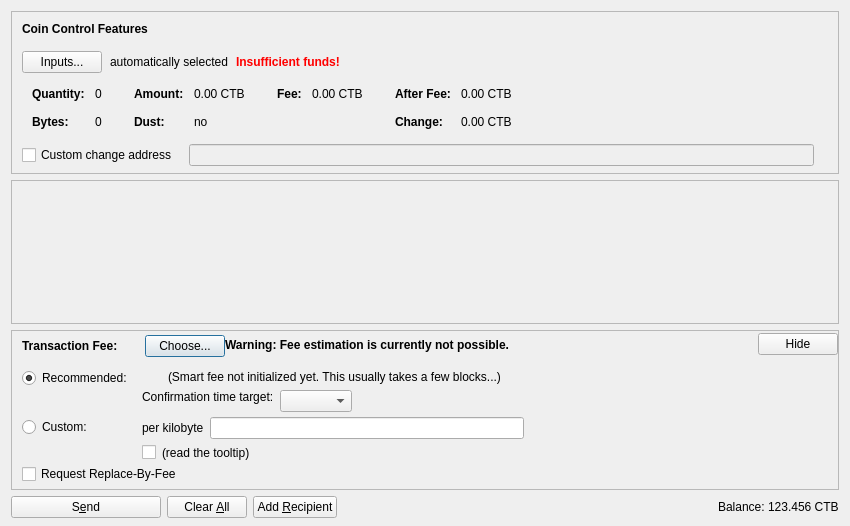
<?xml version="1.0" encoding="UTF-8"?>
<ui version="4.0">
 <class>SendCoinsDialog</class>
 <widget class="QDialog" name="SendCoinsDialog">
  <property name="geometry">
   <rect>
    <x>0</x>
    <y>0</y>
    <width>850</width>
    <height>526</height>
   </rect>
  </property>
  <property name="windowTitle">
   <string>Send Coins</string>
  </property>
  <layout class="QVBoxLayout" name="verticalLayout" stretch="0,1,0,0">
   <property name="bottomMargin">
    <number>8</number>
   </property>
   <item>
    <widget class="QFrame" name="frameCoinControl">
     <property name="sizePolicy">
      <sizepolicy hsizetype="Expanding" vsizetype="Expanding">
       <horstretch>0</horstretch>
       <verstretch>0</verstretch>
      </sizepolicy>
     </property>
     <property name="maximumSize">
      <size>
       <width>16777215</width>
       <height>16777215</height>
      </size>
     </property>
     <property name="frameShape">
      <enum>QFrame::StyledPanel</enum>
     </property>
     <property name="frameShadow">
      <enum>QFrame::Sunken</enum>
     </property>
     <layout class="QVBoxLayout" name="verticalLayoutCoinControl2">
      <property name="spacing">
       <number>0</number>
      </property>
      <property name="leftMargin">
       <number>0</number>
      </property>
      <property name="topMargin">
       <number>0</number>
      </property>
      <property name="rightMargin">
       <number>0</number>
      </property>
      <property name="bottomMargin">
       <number>6</number>
      </property>
      <item>
       <layout class="QVBoxLayout" name="verticalLayoutCoinControl" stretch="0,0,0,0,1">
        <property name="spacing">
         <number>0</number>
        </property>
        <property name="leftMargin">
         <number>10</number>
        </property>
        <property name="topMargin">
         <number>10</number>
        </property>
        <item>
         <layout class="QHBoxLayout" name="horizontalLayoutCoinControl1">
          <property name="bottomMargin">
           <number>15</number>
          </property>
          <item>
           <widget class="QLabel" name="labelCoinControlFeatures">
            <property name="sizePolicy">
             <sizepolicy hsizetype="Preferred" vsizetype="Maximum">
              <horstretch>0</horstretch>
              <verstretch>0</verstretch>
             </sizepolicy>
            </property>
            <property name="font">
             <font>
              <weight>75</weight>
              <bold>true</bold>
             </font>
            </property>
            <property name="styleSheet">
             <string notr="true">font-weight:bold;</string>
            </property>
            <property name="text">
             <string>Coin Control Features</string>
            </property>
           </widget>
          </item>
         </layout>
        </item>
        <item>
         <layout class="QHBoxLayout" name="horizontalLayoutCoinControl2" stretch="0,0,0,0">
          <property name="spacing">
           <number>8</number>
          </property>
          <property name="bottomMargin">
           <number>10</number>
          </property>
          <item>
           <widget class="QPushButton" name="pushButtonCoinControl">
            <property name="styleSheet">
             <string notr="true"/>
            </property>
            <property name="text">
             <string>Inputs...</string>
            </property>
            <property name="autoDefault">
             <bool>false</bool>
            </property>
           </widget>
          </item>
          <item>
           <widget class="QLabel" name="labelCoinControlAutomaticallySelected">
            <property name="text">
             <string>automatically selected</string>
            </property>
            <property name="margin">
             <number>5</number>
            </property>
           </widget>
          </item>
          <item>
           <widget class="QLabel" name="labelCoinControlInsuffFunds">
            <property name="font">
             <font>
              <weight>75</weight>
              <bold>true</bold>
             </font>
            </property>
            <property name="styleSheet">
             <string notr="true">color:red;font-weight:bold;</string>
            </property>
            <property name="text">
             <string>Insufficient funds!</string>
            </property>
            <property name="margin">
             <number>5</number>
            </property>
           </widget>
          </item>
          <item>
           <spacer name="horizontalSpacerCoinControl">
            <property name="orientation">
             <enum>Qt::Horizontal</enum>
            </property>
            <property name="sizeHint" stdset="0">
             <size>
              <width>40</width>
              <height>1</height>
             </size>
            </property>
           </spacer>
          </item>
         </layout>
        </item>
        <item>
         <widget class="QWidget" name="widgetCoinControl" native="true">
          <property name="sizePolicy">
           <sizepolicy hsizetype="Preferred" vsizetype="Preferred">
            <horstretch>0</horstretch>
            <verstretch>0</verstretch>
           </sizepolicy>
          </property>
          <property name="minimumSize">
           <size>
            <width>0</width>
            <height>0</height>
           </size>
          </property>
          <property name="styleSheet">
           <string notr="true"/>
          </property>
          <layout class="QHBoxLayout" name="horizontalLayoutCoinControl5">
           <property name="leftMargin">
            <number>0</number>
           </property>
           <property name="topMargin">
            <number>0</number>
           </property>
           <property name="rightMargin">
            <number>0</number>
           </property>
           <property name="bottomMargin">
            <number>0</number>
           </property>
           <item>
            <layout class="QHBoxLayout" name="horizontalLayoutCoinControl3" stretch="0,0,0,1">
             <property name="spacing">
              <number>20</number>
             </property>
             <property name="topMargin">
              <number>0</number>
             </property>
             <property name="bottomMargin">
              <number>10</number>
             </property>
             <item>
              <layout class="QFormLayout" name="formLayoutCoinControl1">
               <property name="horizontalSpacing">
                <number>10</number>
               </property>
               <property name="verticalSpacing">
                <number>14</number>
               </property>
               <property name="leftMargin">
                <number>10</number>
               </property>
               <property name="topMargin">
                <number>4</number>
               </property>
               <property name="rightMargin">
                <number>6</number>
               </property>
               <item row="0" column="0">
                <widget class="QLabel" name="labelCoinControlQuantityText">
                 <property name="font">
                  <font>
                   <weight>75</weight>
                   <bold>true</bold>
                  </font>
                 </property>
                 <property name="text">
                  <string>Quantity:</string>
                 </property>
                 <property name="margin">
                  <number>0</number>
                 </property>
                </widget>
               </item>
               <item row="0" column="1">
                <widget class="QLabel" name="labelCoinControlQuantity">
                 <property name="cursor">
                  <cursorShape>IBeamCursor</cursorShape>
                 </property>
                 <property name="contextMenuPolicy">
                  <enum>Qt::ActionsContextMenu</enum>
                 </property>
                 <property name="text">
                  <string notr="true">0</string>
                 </property>
                 <property name="margin">
                  <number>0</number>
                 </property>
                 <property name="textInteractionFlags">
                  <set>Qt::LinksAccessibleByMouse|Qt::TextSelectableByKeyboard|Qt::TextSelectableByMouse</set>
                 </property>
                </widget>
               </item>
               <item row="1" column="0">
                <widget class="QLabel" name="labelCoinControlBytesText">
                 <property name="font">
                  <font>
                   <weight>75</weight>
                   <bold>true</bold>
                  </font>
                 </property>
                 <property name="text">
                  <string>Bytes:</string>
                 </property>
                </widget>
               </item>
               <item row="1" column="1">
                <widget class="QLabel" name="labelCoinControlBytes">
                 <property name="cursor">
                  <cursorShape>IBeamCursor</cursorShape>
                 </property>
                 <property name="contextMenuPolicy">
                  <enum>Qt::ActionsContextMenu</enum>
                 </property>
                 <property name="text">
                  <string notr="true">0</string>
                 </property>
                 <property name="textInteractionFlags">
                  <set>Qt::LinksAccessibleByMouse|Qt::TextSelectableByKeyboard|Qt::TextSelectableByMouse</set>
                 </property>
                </widget>
               </item>
              </layout>
             </item>
             <item>
              <layout class="QFormLayout" name="formLayoutCoinControl2">
               <property name="horizontalSpacing">
                <number>10</number>
               </property>
               <property name="verticalSpacing">
                <number>14</number>
               </property>
               <property name="leftMargin">
                <number>6</number>
               </property>
               <property name="topMargin">
                <number>4</number>
               </property>
               <property name="rightMargin">
                <number>6</number>
               </property>
               <item row="0" column="0">
                <widget class="QLabel" name="labelCoinControlAmountText">
                 <property name="font">
                  <font>
                   <weight>75</weight>
                   <bold>true</bold>
                  </font>
                 </property>
                 <property name="text">
                  <string>Amount:</string>
                 </property>
                 <property name="margin">
                  <number>0</number>
                 </property>
                </widget>
               </item>
               <item row="0" column="1">
                <widget class="QLabel" name="labelCoinControlAmount">
                 <property name="cursor">
                  <cursorShape>IBeamCursor</cursorShape>
                 </property>
                 <property name="contextMenuPolicy">
                  <enum>Qt::ActionsContextMenu</enum>
                 </property>
                 <property name="text">
                  <string notr="true">0.00 CTB</string>
                 </property>
                 <property name="textInteractionFlags">
                  <set>Qt::LinksAccessibleByMouse|Qt::TextSelectableByKeyboard|Qt::TextSelectableByMouse</set>
                 </property>
                </widget>
               </item>
               <item row="1" column="0">
                <widget class="QLabel" name="labelCoinControlLowOutputText">
                 <property name="font">
                  <font>
                   <weight>75</weight>
                   <bold>true</bold>
                  </font>
                 </property>
                 <property name="text">
                  <string>Dust:</string>
                 </property>
                </widget>
               </item>
               <item row="1" column="1">
                <widget class="QLabel" name="labelCoinControlLowOutput">
                 <property name="cursor">
                  <cursorShape>IBeamCursor</cursorShape>
                 </property>
                 <property name="contextMenuPolicy">
                  <enum>Qt::ActionsContextMenu</enum>
                 </property>
                 <property name="text">
                  <string notr="true">no</string>
                 </property>
                 <property name="textInteractionFlags">
                  <set>Qt::LinksAccessibleByMouse|Qt::TextSelectableByKeyboard|Qt::TextSelectableByMouse</set>
                 </property>
                </widget>
               </item>
              </layout>
             </item>
             <item>
              <layout class="QFormLayout" name="formLayoutCoinControl3">
               <property name="horizontalSpacing">
                <number>10</number>
               </property>
               <property name="verticalSpacing">
                <number>14</number>
               </property>
               <property name="leftMargin">
                <number>6</number>
               </property>
               <property name="topMargin">
                <number>4</number>
               </property>
               <property name="rightMargin">
                <number>6</number>
               </property>
               <item row="0" column="0">
                <widget class="QLabel" name="labelCoinControlFeeText">
                 <property name="font">
                  <font>
                   <weight>75</weight>
                   <bold>true</bold>
                  </font>
                 </property>
                 <property name="text">
                  <string>Fee:</string>
                 </property>
                 <property name="margin">
                  <number>0</number>
                 </property>
                </widget>
               </item>
               <item row="0" column="1">
                <widget class="QLabel" name="labelCoinControlFee">
                 <property name="cursor">
                  <cursorShape>IBeamCursor</cursorShape>
                 </property>
                 <property name="contextMenuPolicy">
                  <enum>Qt::ActionsContextMenu</enum>
                 </property>
                 <property name="text">
                  <string notr="true">0.00 CTB</string>
                 </property>
                 <property name="textInteractionFlags">
                  <set>Qt::LinksAccessibleByMouse|Qt::TextSelectableByKeyboard|Qt::TextSelectableByMouse</set>
                 </property>
                </widget>
               </item>
              </layout>
             </item>
             <item>
              <layout class="QFormLayout" name="formLayoutCoinControl4">
               <property name="horizontalSpacing">
                <number>10</number>
               </property>
               <property name="verticalSpacing">
                <number>14</number>
               </property>
               <property name="leftMargin">
                <number>6</number>
               </property>
               <property name="topMargin">
                <number>4</number>
               </property>
               <property name="rightMargin">
                <number>6</number>
               </property>
               <item row="0" column="0">
                <widget class="QLabel" name="labelCoinControlAfterFeeText">
                 <property name="font">
                  <font>
                   <weight>75</weight>
                   <bold>true</bold>
                  </font>
                 </property>
                 <property name="text">
                  <string>After Fee:</string>
                 </property>
                 <property name="margin">
                  <number>0</number>
                 </property>
                </widget>
               </item>
               <item row="0" column="1">
                <widget class="QLabel" name="labelCoinControlAfterFee">
                 <property name="cursor">
                  <cursorShape>IBeamCursor</cursorShape>
                 </property>
                 <property name="contextMenuPolicy">
                  <enum>Qt::ActionsContextMenu</enum>
                 </property>
                 <property name="text">
                  <string notr="true">0.00 CTB</string>
                 </property>
                 <property name="textInteractionFlags">
                  <set>Qt::LinksAccessibleByMouse|Qt::TextSelectableByKeyboard|Qt::TextSelectableByMouse</set>
                 </property>
                </widget>
               </item>
               <item row="1" column="0">
                <widget class="QLabel" name="labelCoinControlChangeText">
                 <property name="font">
                  <font>
                   <weight>75</weight>
                   <bold>true</bold>
                  </font>
                 </property>
                 <property name="text">
                  <string>Change:</string>
                 </property>
                </widget>
               </item>
               <item row="1" column="1">
                <widget class="QLabel" name="labelCoinControlChange">
                 <property name="cursor">
                  <cursorShape>IBeamCursor</cursorShape>
                 </property>
                 <property name="contextMenuPolicy">
                  <enum>Qt::ActionsContextMenu</enum>
                 </property>
                 <property name="text">
                  <string notr="true">0.00 CTB</string>
                 </property>
                 <property name="textInteractionFlags">
                  <set>Qt::LinksAccessibleByMouse|Qt::TextSelectableByKeyboard|Qt::TextSelectableByMouse</set>
                 </property>
                </widget>
               </item>
              </layout>
             </item>
            </layout>
           </item>
          </layout>
         </widget>
        </item>
        <item>
         <layout class="QHBoxLayout" name="horizontalLayoutCoinControl4" stretch="0,0,0">
          <property name="spacing">
           <number>12</number>
          </property>
          <property name="sizeConstraint">
           <enum>QLayout::SetDefaultConstraint</enum>
          </property>
          <property name="topMargin">
           <number>5</number>
          </property>
          <property name="rightMargin">
           <number>5</number>
          </property>
          <item>
           <widget class="QCheckBox" name="checkBoxCoinControlChange">
            <property name="toolTip">
             <string>If this is activated, but the change address is empty or invalid, change will be sent to a newly generated address.</string>
            </property>
            <property name="text">
             <string>Custom change address</string>
            </property>
           </widget>
          </item>
          <item>
           <widget class="QValidatedLineEdit" name="lineEditCoinControlChange">
            <property name="enabled">
             <bool>false</bool>
            </property>
            <property name="sizePolicy">
             <sizepolicy hsizetype="Expanding" vsizetype="Fixed">
              <horstretch>0</horstretch>
              <verstretch>0</verstretch>
             </sizepolicy>
            </property>
           </widget>
          </item>
          <item>
           <widget class="QLabel" name="labelCoinControlChangeLabel">
            <property name="sizePolicy">
             <sizepolicy hsizetype="Preferred" vsizetype="Expanding">
              <horstretch>0</horstretch>
              <verstretch>0</verstretch>
             </sizepolicy>
            </property>
            <property name="minimumSize">
             <size>
              <width>0</width>
              <height>0</height>
             </size>
            </property>
            <property name="text">
             <string/>
            </property>
            <property name="margin">
             <number>3</number>
            </property>
           </widget>
          </item>
         </layout>
        </item>
        <item>
         <spacer name="verticalSpacerCoinControl">
          <property name="orientation">
           <enum>Qt::Vertical</enum>
          </property>
          <property name="sizeHint" stdset="0">
           <size>
            <width>800</width>
            <height>1</height>
           </size>
          </property>
         </spacer>
        </item>
       </layout>
      </item>
     </layout>
    </widget>
   </item>
   <item>
    <widget class="QScrollArea" name="scrollArea">
     <property name="widgetResizable">
      <bool>true</bool>
     </property>
     <widget class="QWidget" name="scrollAreaWidgetContents">
      <property name="geometry">
       <rect>
        <x>0</x>
        <y>0</y>
        <width>830</width>
        <height>104</height>
       </rect>
      </property>
      <layout class="QVBoxLayout" name="verticalLayout_2" stretch="0,1">
       <property name="leftMargin">
        <number>0</number>
       </property>
       <property name="topMargin">
        <number>0</number>
       </property>
       <property name="rightMargin">
        <number>0</number>
       </property>
       <property name="bottomMargin">
        <number>0</number>
       </property>
       <item>
        <layout class="QVBoxLayout" name="entries">
         <property name="spacing">
          <number>6</number>
         </property>
        </layout>
       </item>
       <item>
        <spacer name="verticalSpacer">
         <property name="orientation">
          <enum>Qt::Vertical</enum>
         </property>
         <property name="sizeHint" stdset="0">
          <size>
           <width>20</width>
           <height>40</height>
          </size>
         </property>
        </spacer>
       </item>
      </layout>
     </widget>
    </widget>
   </item>
   <item>
    <widget class="QFrame" name="frameFee">
     <property name="sizePolicy">
      <sizepolicy hsizetype="Expanding" vsizetype="Expanding">
       <horstretch>0</horstretch>
       <verstretch>0</verstretch>
      </sizepolicy>
     </property>
     <property name="maximumSize">
      <size>
       <width>16777215</width>
       <height>16777215</height>
      </size>
     </property>
     <property name="frameShape">
      <enum>QFrame::StyledPanel</enum>
     </property>
     <property name="frameShadow">
      <enum>QFrame::Sunken</enum>
     </property>
     <layout class="QVBoxLayout" name="verticalLayoutFee1">
      <property name="spacing">
       <number>0</number>
      </property>
      <property name="leftMargin">
       <number>0</number>
      </property>
      <property name="topMargin">
       <number>0</number>
      </property>
      <property name="rightMargin">
       <number>0</number>
      </property>
      <property name="bottomMargin">
       <number>0</number>
      </property>
      <item>
       <layout class="QVBoxLayout" name="verticalLayoutFee2" stretch="0,0,0">
        <property name="spacing">
         <number>0</number>
        </property>
        <property name="leftMargin">
         <number>10</number>
        </property>
        <property name="topMargin">
         <number>0</number>
        </property>
        <item>
         <layout class="QHBoxLayout" name="horizontalLayoutFee1">
          <property name="bottomMargin">
           <number>0</number>
          </property>
          <item>
           <layout class="QVBoxLayout" name="verticalLayoutFee7">
            <property name="spacing">
             <number>0</number>
            </property>
            <item>
             <spacer name="verticalSpacerSmartFee">
              <property name="orientation">
               <enum>Qt::Vertical</enum>
              </property>
              <property name="sizeType">
               <enum>QSizePolicy::Fixed</enum>
              </property>
              <property name="sizeHint" stdset="0">
               <size>
                <width>1</width>
                <height>4</height>
               </size>
              </property>
             </spacer>
            </item>
            <item>
             <layout class="QHBoxLayout" name="horizontalLayoutSmartFee">
              <property name="spacing">
               <number>10</number>
              </property>
              <item>
               <widget class="QLabel" name="labelFeeHeadline">
                <property name="sizePolicy">
                 <sizepolicy hsizetype="Preferred" vsizetype="Maximum">
                  <horstretch>0</horstretch>
                  <verstretch>0</verstretch>
                 </sizepolicy>
                </property>
                <property name="font">
                 <font>
                  <weight>75</weight>
                  <bold>true</bold>
                 </font>
                </property>
                <property name="styleSheet">
                 <string notr="true">font-weight:bold;</string>
                </property>
                <property name="text">
                 <string>Transaction Fee:</string>
                </property>
               </widget>
              </item>
              <item>
               <widget class="QLabel" name="labelFeeMinimized">
                <property name="text">
                 <string/>
                </property>
               </widget>
              </item>
              <item>
               <widget class="QPushButton" name="buttonChooseFee">
                <property name="text">
                 <string>Choose...</string>
                </property>
               </widget>
              </item>
             </layout>
            </item>
            <item>
             <spacer name="verticalSpacer_5">
              <property name="orientation">
               <enum>Qt::Vertical</enum>
              </property>
              <property name="sizeHint" stdset="0">
               <size>
                <width>1</width>
                <height>1</height>
               </size>
              </property>
             </spacer>
            </item>
           </layout>
          </item>
          <item>
           <widget class="QLabel" name="fallbackFeeWarningLabel">
            <property name="toolTip">
             <string>Using the fallbackfee can result in sending a transaction that will take several hours or days (or never) to confirm. Consider choosing your fee manually or wait until you have validated the complete chain.</string>
            </property>
            <property name="font">
            <font>
                <weight>75</weight>
                <bold>true</bold>
            </font>
            </property>
            <property name="text">
             <string>Warning: Fee estimation is currently not possible.</string>
            </property>
            <property name="wordWrap">
             <bool>false</bool>
            </property>
           </widget>
          </item>
          <item>
           <spacer name="horizontalSpacer_4">
            <property name="orientation">
             <enum>Qt::Horizontal</enum>
            </property>
            <property name="sizeType">
             <enum>QSizePolicy::MinimumExpanding</enum>
            </property>
            <property name="sizeHint" stdset="0">
             <size>
              <width>40</width>
              <height>20</height>
             </size>
            </property>
           </spacer>
          </item>
          <item>
           <widget class="QPushButton" name="buttonMinimizeFee">
            <property name="toolTip">
             <string>collapse fee-settings</string>
            </property>
            <property name="text">
             <string>Hide</string>
            </property>
           </widget>
          </item>
         </layout>
        </item>
        <item>
         <widget class="QFrame" name="frameFeeSelection">
          <layout class="QVBoxLayout" name="verticalLayoutFee12">
           <property name="spacing">
            <number>0</number>
           </property>
           <property name="leftMargin">
            <number>0</number>
           </property>
           <property name="topMargin">
            <number>0</number>
           </property>
           <property name="rightMargin">
            <number>0</number>
           </property>
           <property name="bottomMargin">
            <number>0</number>
           </property>
           <item>
            <layout class="QGridLayout" name="gridLayoutFee">
             <property name="topMargin">
              <number>10</number>
             </property>
             <property name="bottomMargin">
              <number>4</number>
             </property>
             <property name="horizontalSpacing">
              <number>10</number>
             </property>
             <property name="verticalSpacing">
              <number>4</number>
             </property>
             <item row="1" column="1">
              <layout class="QVBoxLayout" name="verticalLayoutFee8">
               <property name="spacing">
                <number>6</number>
               </property>
               <item>
                <layout class="QHBoxLayout" name="horizontalLayoutFee13">
                 <item>
                  <widget class="QLabel" name="labelCustomPerKilobyte">
                   <property name="toolTip">
                    <string>If the custom fee is set to 1000 satoshis and the transaction is only 250 bytes, then &quot;per kilobyte&quot; only pays 250 satoshis in fee, while &quot;total at least&quot; pays 1000 satoshis. For transactions bigger than a kilobyte both pay by kilobyte.</string>
                   </property>
                   <property name="text">
                    <string>per kilobyte</string>
                   </property>
                  </widget>
                 </item>
                 <item>
                  <widget class="CoinbitAmountField" name="customFee"/>
                 </item>
                 <item>
                  <spacer name="horizontalSpacer_6">
                   <property name="orientation">
                    <enum>Qt::Horizontal</enum>
                   </property>
                   <property name="sizeHint" stdset="0">
                    <size>
                     <width>1</width>
                     <height>1</height>
                    </size>
                   </property>
                  </spacer>
                 </item>
                </layout>
               </item>
               <item>
                <layout class="QHBoxLayout" name="horizontalLayoutFee8">
                 <item>
                  <widget class="QCheckBox" name="checkBoxMinimumFee">
                   <property name="toolTip">
                    <string>Paying only the minimum fee is just fine as long as there is less transaction volume than space in the blocks. But be aware that this can end up in a never confirming transaction once there is more demand for coinbit transactions than the network can process.</string>
                   </property>
                   <property name="text">
                    <string/>
                   </property>
                  </widget>
                 </item>
                 <item>
                  <widget class="QLabel" name="labelMinFeeWarning">
                   <property name="enabled">
                    <bool>true</bool>
                   </property>
                   <property name="toolTip">
                    <string>Paying only the minimum fee is just fine as long as there is less transaction volume than space in the blocks. But be aware that this can end up in a never confirming transaction once there is more demand for coinbit transactions than the network can process.</string>
                   </property>
                   <property name="text">
                    <string>(read the tooltip)</string>
                   </property>
                   <property name="margin">
                    <number>5</number>
                   </property>
                  </widget>
                 </item>
                 <item>
                  <spacer name="horizontalSpacer_2">
                   <property name="orientation">
                    <enum>Qt::Horizontal</enum>
                   </property>
                   <property name="sizeHint" stdset="0">
                    <size>
                     <width>1</width>
                     <height>1</height>
                    </size>
                   </property>
                  </spacer>
                 </item>
                </layout>
               </item>
              </layout>
             </item>
             <item row="0" column="0">
              <layout class="QVBoxLayout" name="verticalLayoutFee4" stretch="0,1">
               <item>
                <widget class="QRadioButton" name="radioSmartFee">
                 <property name="text">
                  <string>Recommended:</string>
                 </property>
                 <property name="checked">
                  <bool>true</bool>
                 </property>
                 <attribute name="buttonGroup">
                  <string notr="true">groupFee</string>
                 </attribute>
                </widget>
               </item>
               <item>
                <spacer name="verticalSpacer_2">
                 <property name="orientation">
                  <enum>Qt::Vertical</enum>
                 </property>
                 <property name="sizeHint" stdset="0">
                  <size>
                   <width>1</width>
                   <height>1</height>
                  </size>
                 </property>
                </spacer>
               </item>
              </layout>
             </item>
             <item row="1" column="0">
              <layout class="QVBoxLayout" name="verticalLayoutFee9" stretch="0,1">
               <item>
                <widget class="QRadioButton" name="radioCustomFee">
                 <property name="text">
                  <string>Custom:</string>
                 </property>
                 <attribute name="buttonGroup">
                  <string notr="true">groupFee</string>
                 </attribute>
                </widget>
               </item>
               <item>
                <spacer name="verticalSpacer_6">
                 <property name="orientation">
                  <enum>Qt::Vertical</enum>
                 </property>
                 <property name="sizeHint" stdset="0">
                  <size>
                   <width>1</width>
                   <height>1</height>
                  </size>
                 </property>
                </spacer>
               </item>
              </layout>
             </item>
             <item row="0" column="1">
              <layout class="QVBoxLayout" name="verticalLayoutFee3" stretch="0,0,1">
               <property name="spacing">
                <number>6</number>
               </property>
               <property name="topMargin">
                <number>2</number>
               </property>
               <item>
                <layout class="QHBoxLayout" name="horizontalLayoutFee12">
                 <item>
                  <widget class="QLabel" name="labelSmartFee">
                   <property name="text">
                    <string/>
                   </property>
                   <property name="margin">
                    <number>2</number>
                   </property>
                  </widget>
                 </item>
                 <item>
                  <widget class="QLabel" name="labelFeeEstimation">
                   <property name="text">
                    <string/>
                   </property>
                  </widget>
                 </item>
                 <item>
                  <widget class="QLabel" name="labelSmartFee2">
                   <property name="text">
                    <string>(Smart fee not initialized yet. This usually takes a few blocks...)</string>
                   </property>
                   <property name="margin">
                    <number>2</number>
                   </property>
                  </widget>
                 </item>
                 <item>
                  <spacer name="horizontalSpacer_5">
                   <property name="orientation">
                    <enum>Qt::Horizontal</enum>
                   </property>
                   <property name="sizeHint" stdset="0">
                    <size>
                     <width>1</width>
                     <height>1</height>
                    </size>
                   </property>
                  </spacer>
                 </item>
                </layout>
               </item>
               <item>
                <layout class="QHBoxLayout" name="horizontalLayoutFee9">
                 <item>
                  <layout class="QVBoxLayout" name="verticalLayoutFee6">
                   <item>
                    <widget class="QLabel" name="labelSmartFee3">
                     <property name="text">
                      <string>Confirmation time target:</string>
                     </property>
                     <property name="margin">
                      <number>2</number>
                     </property>
                    </widget>
                   </item>
                   <item>
                    <spacer name="verticalSpacer_3">
                     <property name="orientation">
                      <enum>Qt::Vertical</enum>
                     </property>
                     <property name="sizeHint" stdset="0">
                      <size>
                       <width>1</width>
                       <height>1</height>
                      </size>
                     </property>
                    </spacer>
                   </item>
                  </layout>
                 </item>
                 <item>
                  <layout class="QVBoxLayout" name="verticalLayoutFee5">
                   <property name="rightMargin">
                    <number>30</number>
                   </property>
                   <item>
                    <layout class="QHBoxLayout" name="horizontalLayoutConfTarget">
                     <property name="bottomMargin">
                      <number>0</number>
                     </property>
                     <item>
                      <widget class="QComboBox" name="confTargetSelector"/>
                     </item>
                     <item>
                      <spacer name="horizontalSpacerConfTarget">
                       <property name="orientation">
                        <enum>Qt::Horizontal</enum>
                       </property>
                       <property name="sizeHint" stdset="0">
                        <size>
                         <width>40</width>
                         <height>20</height>
                        </size>
                       </property>
                      </spacer>
                     </item>
                    </layout>
                   </item>
                  </layout>
                 </item>
                </layout>
               </item>
               <item>
                <spacer name="verticalSpacer_4">
                 <property name="orientation">
                  <enum>Qt::Vertical</enum>
                 </property>
                 <property name="sizeHint" stdset="0">
                  <size>
                   <width>1</width>
                   <height>1</height>
                  </size>
                 </property>
                </spacer>
               </item>
              </layout>
             </item>
            </layout>
           </item>
           <item>
            <widget class="QCheckBox" name="optInRBF">
             <property name="text">
              <string>Request Replace-By-Fee</string>
             </property>
             <property name="toolTip">
              <string>Indicates that the sender may wish to replace this transaction with a new one paying higher fees (prior to being confirmed).</string>
             </property>
            </widget>
           </item>
          </layout>
         </widget>
        </item>
        <item>
         <spacer name="verticalSpacerFee">
          <property name="orientation">
           <enum>Qt::Vertical</enum>
          </property>
          <property name="sizeHint" stdset="0">
           <size>
            <width>40</width>
            <height>5</height>
           </size>
          </property>
         </spacer>
        </item>
       </layout>
      </item>
     </layout>
    </widget>
   </item>
   <item>
    <layout class="QHBoxLayout" name="horizontalLayout">
     <item>
      <widget class="QPushButton" name="sendButton">
       <property name="minimumSize">
        <size>
         <width>150</width>
         <height>0</height>
        </size>
       </property>
       <property name="toolTip">
        <string>Confirm the send action</string>
       </property>
       <property name="text">
        <string>S&amp;end</string>
       </property>
       <property name="icon">
        <iconset resource="../coinbit.qrc">
         <normaloff>:/icons/send</normaloff>:/icons/send</iconset>
       </property>
       <property name="autoDefault">
        <bool>false</bool>
       </property>
       <property name="default">
        <bool>false</bool>
       </property>
      </widget>
     </item>
     <item>
      <widget class="QPushButton" name="clearButton">
       <property name="sizePolicy">
        <sizepolicy hsizetype="Minimum" vsizetype="Fixed">
         <horstretch>0</horstretch>
         <verstretch>0</verstretch>
        </sizepolicy>
       </property>
       <property name="toolTip">
        <string>Clear all fields of the form.</string>
       </property>
       <property name="text">
        <string>Clear &amp;All</string>
       </property>
       <property name="icon">
        <iconset resource="../coinbit.qrc">
         <normaloff>:/icons/remove</normaloff>:/icons/remove</iconset>
       </property>
       <property name="autoDefault">
        <bool>false</bool>
       </property>
      </widget>
     </item>
     <item>
      <widget class="QPushButton" name="addButton">
       <property name="toolTip">
        <string>Send to multiple recipients at once</string>
       </property>
       <property name="text">
        <string>Add &amp;Recipient</string>
       </property>
       <property name="icon">
        <iconset resource="../coinbit.qrc">
         <normaloff>:/icons/add</normaloff>:/icons/add</iconset>
       </property>
       <property name="autoDefault">
        <bool>false</bool>
       </property>
      </widget>
     </item>
     <item>
      <spacer name="horizontalSpacer">
       <property name="orientation">
        <enum>Qt::Horizontal</enum>
       </property>
       <property name="sizeHint" stdset="0">
        <size>
         <width>40</width>
         <height>20</height>
        </size>
       </property>
      </spacer>
     </item>
     <item>
      <layout class="QHBoxLayout" name="horizontalLayout_2">
       <property name="spacing">
        <number>3</number>
       </property>
       <item>
        <widget class="QLabel" name="label">
         <property name="sizePolicy">
          <sizepolicy hsizetype="Preferred" vsizetype="Fixed">
           <horstretch>0</horstretch>
           <verstretch>0</verstretch>
          </sizepolicy>
         </property>
         <property name="text">
          <string>Balance:</string>
         </property>
        </widget>
       </item>
       <item>
        <widget class="QLabel" name="labelBalance">
         <property name="sizePolicy">
          <sizepolicy hsizetype="Preferred" vsizetype="Fixed">
           <horstretch>0</horstretch>
           <verstretch>0</verstretch>
          </sizepolicy>
         </property>
         <property name="cursor">
          <cursorShape>IBeamCursor</cursorShape>
         </property>
         <property name="text">
          <string notr="true">123.456 CTB</string>
         </property>
         <property name="textInteractionFlags">
          <set>Qt::LinksAccessibleByMouse|Qt::TextSelectableByKeyboard|Qt::TextSelectableByMouse</set>
         </property>
        </widget>
       </item>
      </layout>
     </item>
    </layout>
   </item>
  </layout>
 </widget>
 <customwidgets>
  <customwidget>
   <class>QValidatedLineEdit</class>
   <extends>QLineEdit</extends>
   <header>qvalidatedlineedit.h</header>
  </customwidget>
  <customwidget>
   <class>CoinbitAmountField</class>
   <extends>QLineEdit</extends>
   <header>coinbitamountfield.h</header>
   <container>1</container>
  </customwidget>
 </customwidgets>
 <resources>
  <include location="../coinbit.qrc"/>
 </resources>
 <connections/>
 <buttongroups>
  <buttongroup name="groupFee"/>
 </buttongroups>
</ui>
